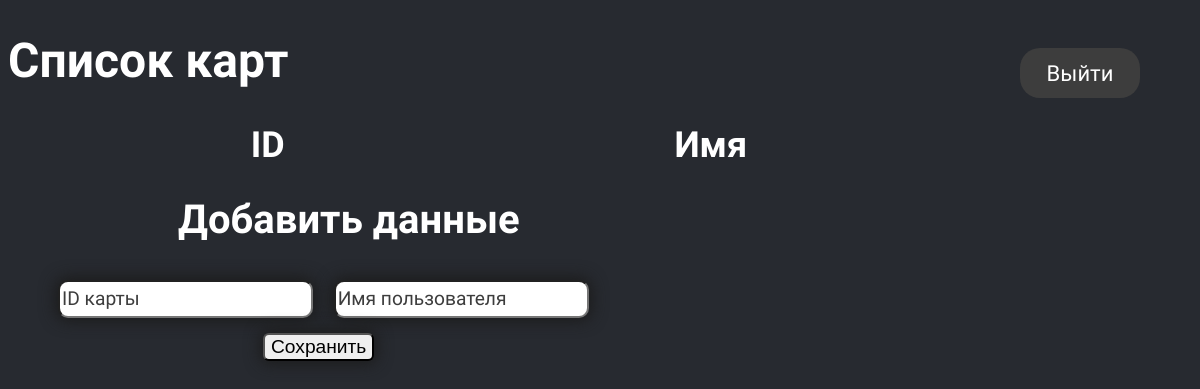
Page /admin (signed in) on the earlier database version.
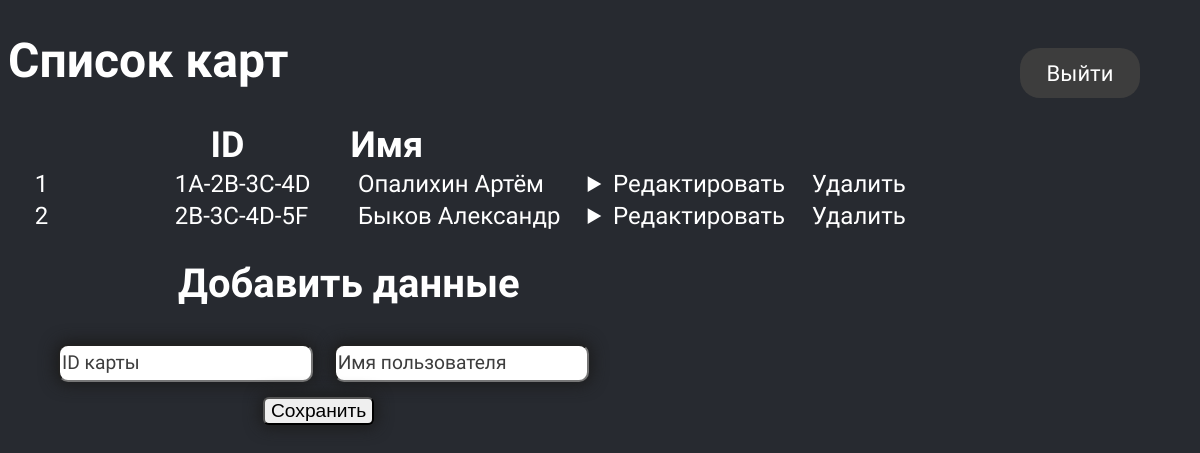
Same page on the later database version.
### models.py (models this page shows)
class Card(db.Model):
    id = db.Column(db.Integer, primary_key=True)
    name = db.Column(db.String(100))
    card = db.Column(db.String(100))

### main.py (the view)
@main.route('/admin')
@login_required
def admin():
    allcards = Card.query.order_by(Card.id).all()
    tmp = 0
    return render_template('admin.html', allcards=allcards, tmp=tmp)

### __init__.py (called while the page is built)
def create_app():
    app = Flask(__name__)
    app.config['SECRET_KEY'] = 'ebaniysite'
    app.config['SQLALCHEMY_DATABASE_URI'] = 'sqlite:///db.sqlite'
    app.config['SQLALCHEMY_TRACK_MODIFICATIONS'] = False
    db.init_app(app)
    login_manager = LoginManager()
    login_manager.login_view = 'auth.login'
    login_manager.init_app(app)
    from models import User
    @login_manager.user_loader
    def load_user(user_id):
        return User.query.get(int(user_id))
    from auth import auth as auth_blueprint
    app.register_blueprint(auth_blueprint)
    from main import main as main_blueprint
    app.register_blueprint(main_blueprint)
    return app

### templates/admin.html (shortened to what this page needs)
{% extends 'base.html' %}
{% block body %}
    <form method="POST" action="/logout">
        <div class="logout_admin">
            <input type="submit" class="logout_button" value="Выйти">
        </div>
    </form>
    <div>
        <h1 class="authTitle">Список карт</h1>
        <table>
            <tr><th class="authTable_title">ID</th><th class="authTable_title">Имя</th></tr>
            {% for i in allcards %}
                <tr class="authTable_content">
                    <td>{{ loop.index }}</td>
                    <td>{{ i.card }}</td>
                    <td>{{ i.name }}</td>
                    <td>
                        <details>
                            <summary class="authTable_link">Редактировать</summary>
                        </details>
                    </td>
                    <td><a href="/admin/{{ i.id }}/del" class="authTable_link">Удалить</a></td>
                </tr>
            {% endfor %}
        </table>
        <h1 class="card_createTitle">Добавить данные</h1>
        <div class="cardid_create">
            <form method="POST" action="/admin/card_create">
            <input type="text" class="cardid_input_field" name="card_add" id="card_add" placeholder="ID карты">
            <input type="text" class="cardid_input_field" name="name_add" id="name_add" placeholder="Имя пользователя">
            <input type="submit" class="cardid_submit" value="Сохранить">
            </form>
        </div>
    </div>
{% endblock %}

### templates/base.html (shortened to what this page needs)
<!DOCTYPE html>
<html lang="en">
<head>
    <link rel="stylesheet" href="{{ url_for('static', filename='css/main.css') }}">
</head>
<body>
{% block body %}
{% endblock %}
</body>
</html>

### static/css/main.css (style rules this page uses)
body { font-family: 'Oswald', sans-serif; background-color: #272A30; }
.authTitle { color: white; font-size: 300%; }
.authTable_title { color: white; font-size: 150%; padding-left: 20%; padding-right: 90px; }
table { width: 75%; color: white; font-size: 150%; margin-left: 2%; }
.authTable_link { color: white; text-decoration: none; }
.logout_button { display:inline-flex; font-family: 'Oswald', sans-serif; font-size: 22px; background-color: #3D3D3D; border: none; width: 120px; height: 50px; color: white; text-align: center; text-decoration: none; border-radius: 20px; transition: 0.5s; }
.logout_admin { position: absolute; right: 5%; top: 6%; }
.card_createTitle { color: white; font-size: 250%; margin-left: 170px; }
.cardid_input_field { min-width: 25%; min-height: 40%; box-shadow:0 0 15px 3px rgba(28,28,28); border-radius: 10px; font-size: 120%; margin-top: 10px; margin-right: 2%; }
.cardid_create { display: flex; margin-left: 50px; }
.cardid_submit { box-shadow:0 0 15px 3px rgba(28,28,28); border-radius: 6px; margin-top: 15px; font-size: 120%; margin-left: 205px; }

Differences in the rows shown:
added Card: card "1A-2B-3C-4D", name "Опалихин Артём"
added Card: card "2B-3C-4D-5F", name "Быков Александр"
